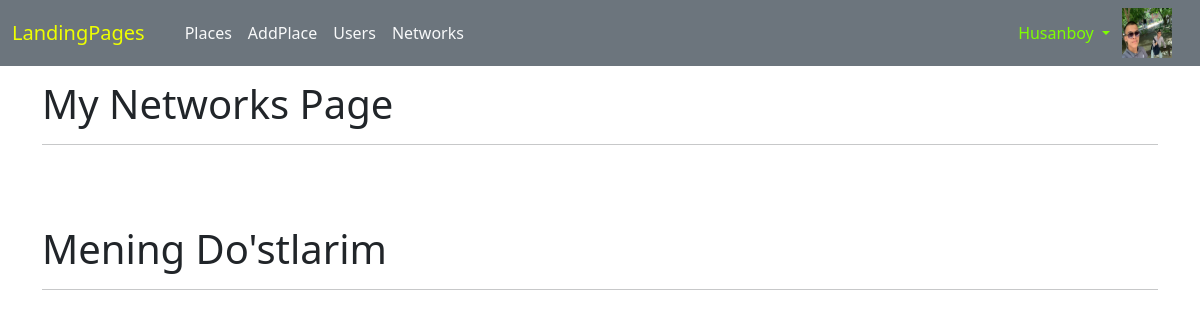
The page /user/networks/ (signed in) on the database as committed earlier.
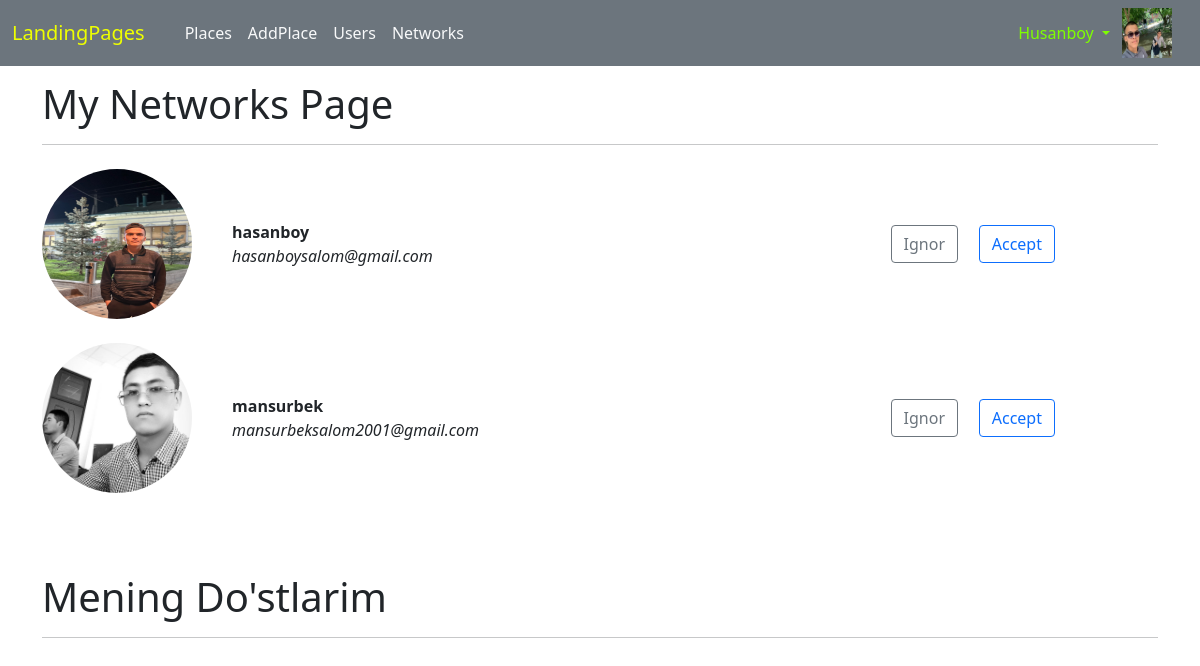
The same page on the database as committed later.
### users/models.py (models this page shows)
class FriendRequest(models.Model):
    form_user=models.ForeignKey(User,on_delete=models.CASCADE,related_name='form_user')
    to_user=models.ForeignKey(User,on_delete=models.CASCADE,related_name='to_user')
    is_accepted=models.BooleanField(default=False)

class User(AbstractUser):
    img=models.ImageField(upload_to='usesimg/',null=True,blank=True)
    phone_number=models.CharField(max_length=13,unique=True,null=True,blank=True)
    firends=models.ManyToManyField('users.User',blank=True)

### users/views.py (the view)
# urls.py: path('networks/',MyNetworksView.as_view(),name='networks'),
class MyNetworksView(LoginRequiredMixin,View):
    def get(self,request):
        networks=FriendRequest.objects.filter(to_user=request.user,is_accepted=False)
        return render(request,'users/networks_list.html',context={'networks':networks})

### templates/users/networks_list.html (shortened to what this page needs)
{% extends "base.html" %}
{% block content %}
    <div class="container" style="margin-top: 80px;">
        <h1>My Networks Page</h1>
        <hr>
        {% for i in networks %}
            <div class="row mt-4">
                <div class="col-2">
                    <img src="{{i.form_user.img.url}}" alt="" style="width: 150px; height:150px; border-radius: 50%;" >
                </div>
                <div class="col" style="display: flex;align-items: center;">
                    <div style="width: 70%;">
                        <b>{{i.form_user.username}}</b><br>
                        <i>{{i.form_user.email}}</i>
                    </div>
                    <div style="width: 20%; display: flex; justify-content: space-around;">
                        <a href="{%url 'users:ignore' i.id%}" class="btn btn-outline-secondary">Ignor</a>
                        <a href="{%url 'users:accept' i.id%}" class="btn btn-outline-primary">Accept</a>
                    </div>
                </div>
            </div>
        {% endfor %}
    </div>
    <div class="container" style="margin-top: 80px;">
        <h1>Mening Do'stlarim</h1>
        <hr>
    </div>
{% endblock  %}

Rows that differ between the two databases and show on the page:
added FriendRequest: form_user.img (picture), form_user.username "hasanboy", form_user.email "hasanboysalom@gmail.com"
added FriendRequest: form_user.img (picture), form_user.username "mansurbek", form_user.email "mansurbeksalom2001@gmail.com"
